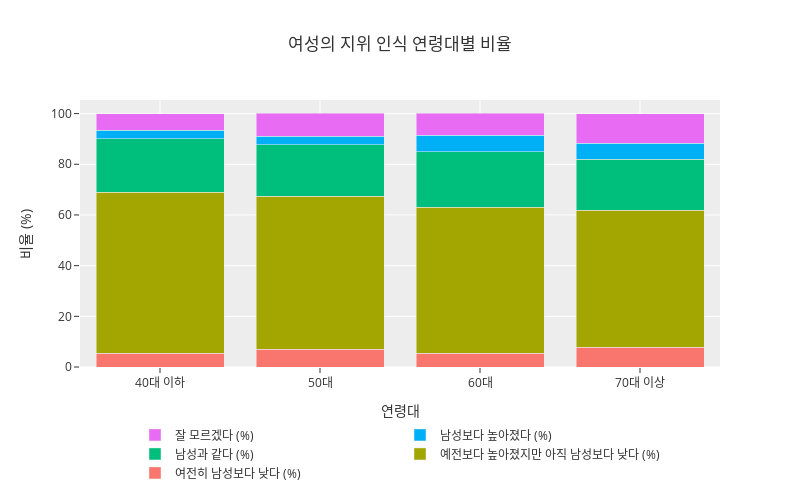

The notebook cell this image was saved under:
### Code cell
fig = go.Figure()

for column in values.columns:
    fig.add_trace(go.Bar(
        x=age_groups,
        y=values[column],
        name=column
    ))
    
fig.update_layout(
    title='여성의 지위 인식 연령대별 비율',
    xaxis_title='연령대',
    yaxis_title='비율 (%)',
    barmode='stack',width=800,height=500,
    legend=dict(
        orientation="h",
        yanchor="top",
        y=-0.2, 
        xanchor="center",
        x=0.5
    )
,template='ggplot2')
fig

### Figure 1 — Plotly figure (JSON) as saved in the notebook; plotly's stock layout.template omitted (floating-point values rounded to 4 significant figures)
{"data": [{"name": "여전히 남성보다 낮다 (%)", "type": "bar", "x": ["40대 이하", "50대", "60대", "70대 이상"], "y": [5.5, 7.1, 5.4, 7.8]}, {"name": "예전보다 높아졌지만 아직 남성보다 낮다 (%)", "type": "bar", "x": ["40대 이하", "50대", "60대", "70대 이상"], "y": [63.5, 60.2, 57.6, 54.1]}, {"name": "남성과 같다 (%)", "type": "bar", "x": ["40대 이하", "50대", "60대", "70대 이상"], "y": [21.1, 20.4, 22, 20]}, {"name": "남성보다 높아졌다 (%)", "type": "bar", "x": ["40대 이하", "50대", "60대", "70대 이상"], "y": [3.3, 3.4, 6.5, 6.5]}, {"name": "잘 모르겠다 (%)", "type": "bar", "x": ["40대 이하", "50대", "60대", "70대 이상"], "y": [6.5, 9, 8.6, 11.6]}], "layout": {"barmode": "stack", "height": 500, "legend": {"orientation": "h", "x": 0.5, "xanchor": "center", "y": -0.2, "yanchor": "top"}, "title": {"text": "여성의 지위 인식 연령대별 비율"}, "width": 800, "xaxis": {"autorange": true, "range": [-0.5, 3.5], "title": {"text": "연령대"}, "type": "category"}, "yaxis": {"autorange": true, "range": [0, 105.4], "title": {"text": "비율 (%)"}, "type": "linear"}}}
